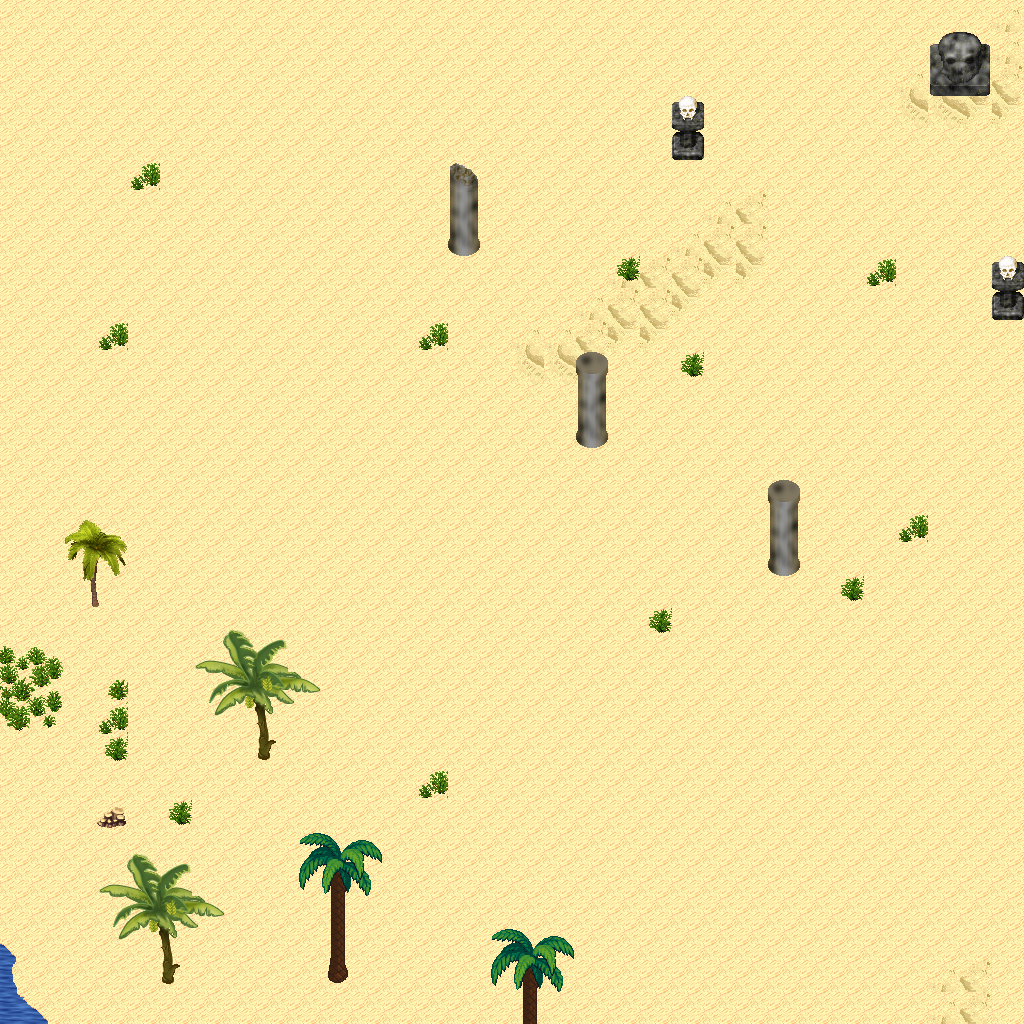

This is a level from a 2D game, rendered from its Tiled map with the project's own tilesets. A one-line summary and the map file follow, with tile-layer data summarised:
An orthogonal 32x32 tile map with 32x32 px tiles, 5 tile layers (Ground, Objects, Objects2, Above, ...), 1 hidden layer not drawn, 16 tilesets.

<map version="1.10" tiledversion="1.11.0" orientation="orthogonal" renderorder="right-down" width="32" height="32" tilewidth="32" tileheight="32" infinite="0" nextlayerid="11" nextobjectid="1">
 <tileset firstgid="1" name="logic_collision" tilewidth="32" tileheight="32" tilecount="1" columns="1">
  <image source="../drawable/logic_collision.png" width="32" height="32" />
 </tileset>
 <tileset firstgid="2" name="ground_ground" tilewidth="32" tileheight="32" tilecount="33" columns="3">
  <image source="../drawable/ground_ground.png" width="96" height="352" />
 </tileset>
 <tileset firstgid="35" name="terrain_desert" tilewidth="32" tileheight="32" tilecount="88" columns="8">
  <image source="../drawable/terrain_desert.png" width="256" height="352" />
 </tileset>
 <tileset firstgid="123" name="ground_sand_edges" tilewidth="32" tileheight="32" tilecount="15" columns="5">
  <image source="../drawable/ground_sand_edges.png" width="160" height="96" />
 </tileset>
 <tileset firstgid="138" name="ground_sand_2" tilewidth="32" tileheight="32" tilecount="15" columns="5">
  <image source="../drawable/ground_sand_2.png" width="160" height="96" />
 </tileset>
 <tileset firstgid="153" name="building_stone_ruins" tilewidth="32" tileheight="32" tilecount="72" columns="6">
  <image source="../drawable/building_stone_ruins.png" width="192" height="384" />
 </tileset>
 <tileset firstgid="225" name="item_statue_blackened_column" tilewidth="32" tileheight="32" tilecount="4" columns="1">
  <image source="../drawable/item_statue_blackened_column.png" width="32" height="128" />
 </tileset>
 <tileset firstgid="229" name="item_statue_skull_carving" tilewidth="32" tileheight="32" tilecount="4" columns="2">
  <image source="../drawable/item_statue_skull_carving.png" width="64" height="64" />
 </tileset>
 <tileset firstgid="233" name="item_statue_skullpedestal" tilewidth="32" tileheight="32" tilecount="2" columns="1">
  <image source="../drawable/item_statue_skullpedestal.png" width="32" height="64" />
 </tileset>
 <tileset firstgid="235" name="plant_tree_banana_tree" tilewidth="32" tileheight="32" tilecount="40" columns="4">
  <image source="../drawable/plant_tree_banana_tree.png" width="128" height="320" />
 </tileset>
 <tileset firstgid="275" name="plant_tree_palm_tree" tilewidth="32" tileheight="32" tilecount="6" columns="2">
  <image source="../drawable/plant_tree_palm_tree.png" width="64" height="96" />
 </tileset>
 <tileset firstgid="281" name="plant_tree_palm_trees" tilewidth="32" tileheight="32" tilecount="40" columns="4">
  <image source="../drawable/plant_tree_palm_trees.png" width="128" height="320" />
 </tileset>
 <tileset firstgid="321" name="plant_bush_large_green" tilewidth="32" tileheight="32" tilecount="9" columns="3">
  <image source="../drawable/plant_bush_large_green.png" width="96" height="96" />
 </tileset>
 <tileset firstgid="330" name="plant_cactus" tilewidth="32" tileheight="32" tilecount="2" columns="1">
  <image source="../drawable/plant_cactus.png" width="32" height="64" />
 </tileset>
 <tileset firstgid="332" name="plant_lily_pads" tilewidth="32" tileheight="32" tilecount="2" columns="1">
  <image source="../drawable/plant_lily_pads.png" width="32" height="64" />
 </tileset>
 <tileset firstgid="334" name="plant_round_cactuses" tilewidth="32" tileheight="32" tilecount="20" columns="10">
  <image source="../drawable/plant_round_cactuses.png" width="320" height="64" />
 </tileset>
 <layer id="1" name="Ground" width="32" height="32">
  <data>[1024 cells, 1024 non-empty, 6 distinct tile ids]</data>
 </layer>
 <layer id="2" name="Objects" width="32" height="32">
  <data>[1024 cells, 37 non-empty, 21 distinct tile ids]</data>
 </layer>
 <layer id="3" name="Objects2" width="32" height="32">
  <data>[1024 cells, 0 non-empty, 0 distinct tile ids]</data>
 </layer>
 <layer id="4" name="Above" width="32" height="32">
  <data>[1024 cells, 51 non-empty, 29 distinct tile ids]</data>
 </layer>
 <layer id="5" name="Above2" width="32" height="32">
  <data>[1024 cells, 0 non-empty, 0 distinct tile ids]</data>
 </layer>
 <layer id="6" name="Walkable" width="32" height="32" visible="0">
  <data>[1024 cells, 15 non-empty, 1 distinct tile ids]</data>
 </layer>
 <objectgroup id="7" name="Mapevents" />
 <objectgroup id="8" name="Spawn" />
 <objectgroup id="9" name="Keys" />
 <objectgroup id="10" name="Replace" />
</map>
